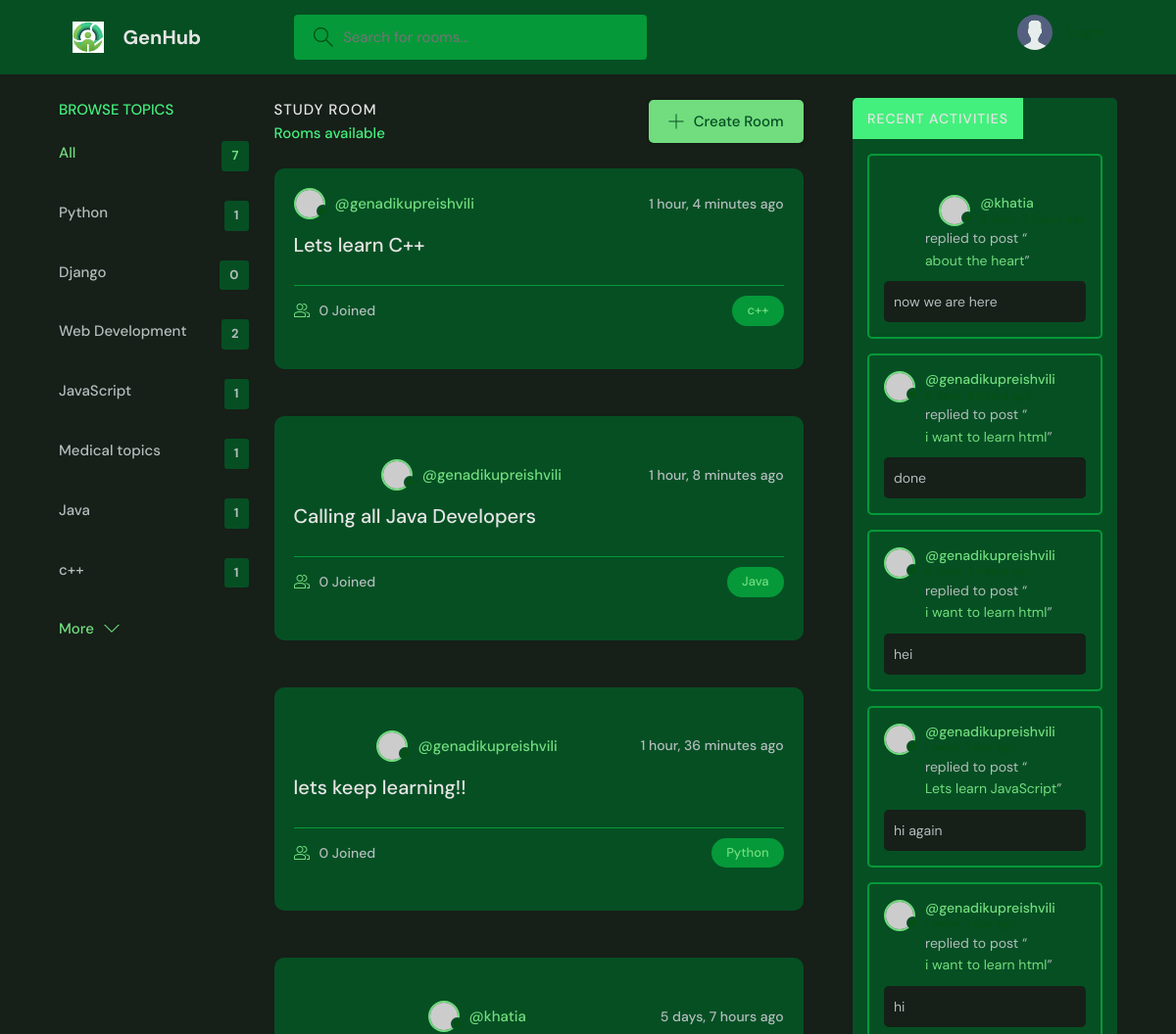
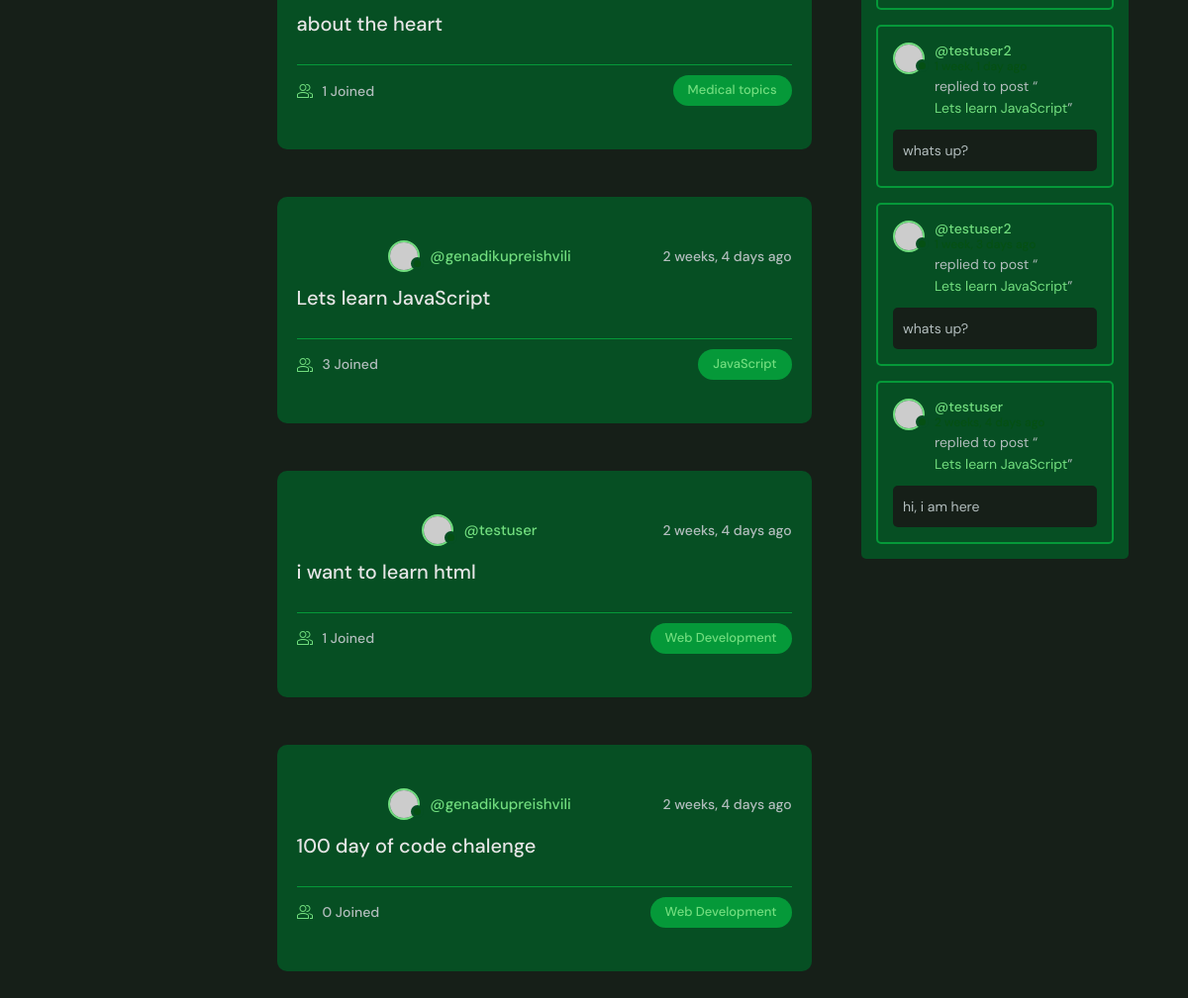
The page / on the database its author committed (2 pictures, top to bottom).
### base/models.py (models this page shows, shortened)
class Topic(models.Model):
    name = models.CharField(max_length = 200)

class Room(models.Model):
    host = models.ForeignKey(User , on_delete = models.SET_NULL, null = True)
    topic = models.ForeignKey(Topic, on_delete = models.SET_NULL, null = True)
    name = models.CharField(max_length = 200)
    description = models.TextField(null = True, blank = True)
    participants = models.ManyToManyField(User, related_name='participants', blank=True)
    updated = models.DateTimeField(auto_now = True)
    created  = models.DateTimeField(auto_now_add = True)
    class Meta:
        ordering = ['-updated', '-created']
    def __str__(self):
        return str(self.name)

class Message(models.Model):
    user = models.ForeignKey(User, on_delete = models.CASCADE )
    room = models.ForeignKey(Room, on_delete = models.CASCADE )
    body = models.TextField()
    updated = models.DateTimeField(auto_now = True)
    created  = models.DateTimeField(auto_now_add = True)
    class Meta:
        ordering = ['-updated', '-created']

### base/views.py (the view)
# urls.py: path("", views.home, name = "home"),
def home(request):
    q = request.GET.get('q') if request.GET.get('q') !=  None else ''
    rooms = Room.objects.filter(
        Q(topic__name__icontains = q) |
        Q(name__icontains = q ) |
        Q(description__icontains = q )
        )
    topics = Topic.objects.all()
    room_count = rooms.count()
    room_messages = Message.objects.filter(Q(room__topic__name__icontains=q))
    users = User.objects.all()
    context = {"rooms":rooms, 'topics': topics, "room_count":room_count, 'room_messages':room_messages,  'users': users }
    return render(request, "base/home.html", context)

### base/templates/base/home.html (shortened to what this page needs)
{% extends 'main.html' %}
{% block content %}
    <main class="layout layout--3">
      <div class="container">
        {% include 'base/topics_component.html' %}
        <div class="roomList">
          <div class="roomList__header">
            <div>
              <h2>Study Room</h2>
              <p>{{room.count}} Rooms available</p>
            </div>
            <a class="btn btn--main" href="{% url 'create-room' %}">
              <svg version="1.1" xmlns="http://www.w3.org/2000/svg" width="32" height="32" viewBox="0 0 32 32">
                <title>add</title>
                <path
                  d="M16.943 0.943h-1.885v14.115h-14.115v1.885h14.115v14.115h1.885v-14.115h14.115v-1.885h-14.115v-14.115z"
                ></path>
              </svg>
              Create Room
            </a>
          </div>
          {% include 'base/feed_component.html' %}
        </div>
        {% include 'base/activity_component.html' %}
      </div>
    </main>
{% endblock %}

### base/templates/base/topics_component.html
<div class="topics">
    <div class="topics__header">
      <h2>Browse Topics</h2>
    </div>
    <ul class="topics__list">
      <li>
        <a href="{% url 'home' %}" class="active">All <span>{{topics.count}}</span></a>
      </li>
      {% for topic in topics %}
      <li>
        <a href="{% url 'home' %}?q={{topic.name}}">{{topic.name}} <span>{{topic.room_set.all.count}}</span></a>
      </li>
      {% endfor %}
    </ul>
    <a class="btn btn--link" href="topics.html">
      More
      <svg version="1.1" xmlns="http://www.w3.org/2000/svg" width="32" height="32" viewBox="0 0 32 32">
        <title>chevron-down</title>
        <path d="M16 21l-13-13h-3l16 16 16-16h-3l-13 13z"></path>
      </svg>
    </a>
  </div>

### base/templates/base/feed_component.html (shortened to what this page needs)
{% for room in rooms %}
<div class="roomListRoom">
    <div class="roomListRoom__header">
      {% if room.host %}
        <a href="{% url 'user-profile' room.host.id %}" class="roomListRoom__author">
          <div class="avatar avatar--small">
            <img src="https://randomuser.me/api/portraits/women/11.jpg" />
          </div>
          <span>@{{room.host.username}}</span>
        </a>
      {% else %}
        <div class="avatar avatar--small">
          <img src="https://randomuser.me/api/portraits/women/11.jpg" />
        </div>
        <span>@No Host</span>
      {% endif %}
      <div class="roomListRoom__actions">
        <span>{{room.created|timesince}} ago</span>
      </div>
    </div>
    <div class="roomListRoom__content">
      <a href="{% url 'room' room.id %}" >{{room.name}}</a>
    </div>
    <div class="roomListRoom__meta">
      <a href=" {% url 'room' room.id %} " class="roomListRoom__joined">
        {{room.participants.all.count}} Joined
      <a/>
      <p class="roomListRoom__topic">{{room.topic.name}}</p>
    </div>
</div>
{% endfor %}

### base/templates/base/activity_component.html (shortened to what this page needs)
<div class="activities">
    <div class="activities__header">
      <h2>Recent Activities</h2>
    </div>
    {% for message in room_messages %}
    <div class="activities__box">
      <div class="activities__boxHeader roomListRoom__header">
        <a href="{% url 'user-profile' message.user.id %}" class="roomListRoom__author">
          <div class="avatar avatar--small">
            <img src="https://randomuser.me/api/portraits/women/11.jpg" />
          </div>
          <p>
            @{{message.user}}
            <span>{{message.created|timesince}} ago</span>
          </p>
        </a>
      </div>
      <div class="activities__boxContent">
        <p>replied to post “<a href="{% url 'room' message.room.id %}">{{message.room}}</a>”</p>
        <div class="activities__boxRoomContent">
          {{message.body}}
        </div>
      </div>
    </div>
    {% endfor %}
  </div>

### rows shown on the page
Topic: name "Python", room_set.all.count "1"
Topic: name "Django", room_set.all.count "0"
Topic: name "Web Development", room_set.all.count "2"
Topic: name "JavaScript", room_set.all.count "1"
Topic: name "Medical topics", room_set.all.count "1"
Topic: name "Java", room_set.all.count "1"
Topic: name "c++", room_set.all.count "1"
Room: host.username "genadikupreishvili", created "1 hour, 4 minutes", name "Lets learn C++", participants.all.count "0", topic.name "c++"
Room: host.username "genadikupreishvili", created "1 hour, 8 minutes", name "Calling all Java Developers", participants.all.count "0", topic.name "Java"
Room: host.username "genadikupreishvili", created "1 hour, 36 minutes", name "lets keep learning!!", participants.all.count "0", topic.name "Python"
Room: host.username "khatia", created "5 days, 7 hours", name "about the heart", participants.all.count "1", topic.name "Medical topics"
Room: host.username "genadikupreishvili", created "2 weeks, 4 days", name "Lets learn JavaScript", participants.all.count "3", topic.name "JavaScript"
Room: host.username "testuser", created "2 weeks, 4 days", name "i want to learn html", participants.all.count "1", topic.name "Web Development"
Room: host.username "genadikupreishvili", created "2 weeks, 4 days", name "100 day of code chalenge", participants.all.count "0", topic.name "Web Development"
Message: user "khatia", room "about the heart", body "now we are here"
Message: user "genadikupreishvili", created "6 days, 3 hours", room "i want to learn html", body "done"
Message: user "genadikupreishvili", created "6 days, 3 hours", room "i want to learn html", body "hei"
Message: user "genadikupreishvili", created "1 week, 1 day", room "Lets learn JavaScript", body "hi again"
Message: user "genadikupreishvili", created "1 week, 1 day", room "i want to learn html", body "hi"
Message: user "testuser2", room "Lets learn JavaScript", body "whats up?"
Message: user "testuser2", room "Lets learn JavaScript", body "whats up?"
Message: user "testuser", room "Lets learn JavaScript", body "hi, i am here"

### other values the page prints
{{ topics.count }} "7"
